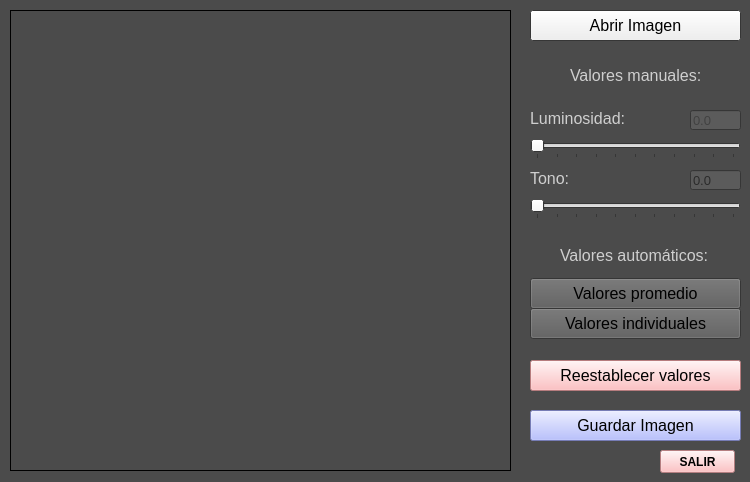
  <widget class="QWidget" name="centralWidget">
   <property name="palette">
    <palette>
     <active>
      <colorrole role="Text">
       <brush brushstyle="SolidPattern">
        <color alpha="255">
         <red>188</red>
         <green>188</green>
         <blue>188</blue>
        </color>
       </brush>
      </colorrole>
      <colorrole role="Base">
       <brush brushstyle="SolidPattern">
        <color alpha="255">
         <red>91</red>
         <green>91</green>
         <blue>91</blue>
        </color>
       </brush>
      </colorrole>
      <colorrole role="Window">
       <brush brushstyle="SolidPattern">
        <color alpha="255">
         <red>75</red>
         <green>75</green>
         <blue>75</blue>
        </color>
       </brush>
      </colorrole>
     </active>
     <inactive>
      <colorrole role="Text">
       <brush brushstyle="SolidPattern">
        <color alpha="255">
         <red>188</red>
         <green>188</green>
         <blue>188</blue>
        </color>
       </brush>
      </colorrole>
      <colorrole role="Base">
       <brush brushstyle="SolidPattern">
        <color alpha="255">
         <red>91</red>
         <green>91</green>
         <blue>91</blue>
        </color>
       </brush>
      </colorrole>
      <colorrole role="Window">
       <brush brushstyle="SolidPattern">
        <color alpha="255">
         <red>75</red>
         <green>75</green>
         <blue>75</blue>
        </color>
       </brush>
      </colorrole>
     </inactive>
     <disabled>
      <colorrole role="Text">
       <brush brushstyle="SolidPattern">
        <color alpha="255">
         <red>120</red>
         <green>120</green>
         <blue>120</blue>
        </color>
       </brush>
      </colorrole>
      <colorrole role="Base">
       <brush brushstyle="SolidPattern">
        <color alpha="255">
         <red>75</red>
         <green>75</green>
         <blue>75</blue>
        </color>
       </brush>
      </colorrole>
      <colorrole role="Window">
       <brush brushstyle="SolidPattern">
        <color alpha="255">
         <red>75</red>
         <green>75</green>
         <blue>75</blue>
        </color>
       </brush>
      </colorrole>
     </disabled>
    </palette>
   </property>
   <widget class="QPushButton" name="pushButtonSalir">
    <property name="geometry">
     <rect>
      <x>660</x>
      <y>450</y>
      <width>75</width>
      <height>23</height>
     </rect>
    </property>
    <property name="font">
     <font>
      <weight>75</weight>
      <bold>true</bold>
     </font>
    </property>
    <property name="cursor">
     <cursorShape>PointingHandCursor</cursorShape>
    </property>
    <property name="styleSheet">
     <string notr="true">background-color: rgb(254, 178, 180);</string>
    </property>
    <property name="text">
     <string>SALIR</string>
    </property>
   </widget>
   <widget class="QPushButton" name="pushButtonAbrir">
    <property name="geometry">
     <rect>
      <x>530</x>
      <y>10</y>
      <width>211</width>
      <height>31</height>
     </rect>
    </property>
    <property name="font">
     <font>
      <pointsize>12</pointsize>
     </font>
    </property>
    <property name="text">
     <string>Abrir Imagen</string>
    </property>
   </widget>
   <widget class="QSlider" name="horizontalSliderTITA">
    <property name="geometry">
     <rect>
      <x>530</x>
      <y>140</y>
      <width>211</width>
      <height>19</height>
     </rect>
    </property>
    <property name="minimum">
     <number>0</number>
    </property>
    <property name="maximum">
     <number>9999</number>
    </property>
    <property name="sliderPosition">
     <number>0</number>
    </property>
    <property name="orientation">
     <enum>Qt::Horizontal</enum>
    </property>
    <property name="tickPosition">
     <enum>QSlider::TicksBelow</enum>
    </property>
    <property name="tickInterval">
     <number>999</number>
    </property>
   </widget>
   <widget class="QLineEdit" name="lineEditTITA">
    <property name="geometry">
     <rect>
      <x>690</x>
      <y>110</y>
      <width>51</width>
      <height>20</height>
     </rect>
    </property>
    <property name="palette">
     <palette>
      <active>
       <colorrole role="WindowText">
        <brush brushstyle="SolidPattern">
         <color alpha="255">
          <red>42</red>
          <green>42</green>
          <blue>42</blue>
         </color>
        </brush>
       </colorrole>
       <colorrole role="Text">
        <brush brushstyle="SolidPattern">
         <color alpha="255">
          <red>65</red>
          <green>65</green>
          <blue>65</blue>
         </color>
        </brush>
       </colorrole>
      </active>
      <inactive>
       <colorrole role="WindowText">
        <brush brushstyle="SolidPattern">
         <color alpha="255">
          <red>42</red>
          <green>42</green>
          <blue>42</blue>
         </color>
        </brush>
       </colorrole>
       <colorrole role="Text">
        <brush brushstyle="SolidPattern">
         <color alpha="255">
          <red>65</red>
          <green>65</green>
          <blue>65</blue>
         </color>
        </brush>
       </colorrole>
      </inactive>
      <disabled>
       <colorrole role="WindowText">
        <brush brushstyle="SolidPattern">
         <color alpha="255">
          <red>120</red>
          <green>120</green>
          <blue>120</blue>
         </color>
        </brush>
       </colorrole>
       <colorrole role="Text">
        <brush brushstyle="SolidPattern">
         <color alpha="255">
          <red>120</red>
          <green>120</green>
          <blue>120</blue>
         </color>
        </brush>
       </colorrole>
      </disabled>
     </palette>
    </property>
    <property name="font">
     <font>
      <pointsize>10</pointsize>
     </font>
    </property>
    <property name="text">
     <string>0.0</string>
    </property>
    <property name="frame">
     <bool>true</bool>
    </property>
   </widget>
   <widget class="QLabel" name="label">
    <property name="geometry">
     <rect>
      <x>530</x>
      <y>110</y>
      <width>111</width>
      <height>16</height>
     </rect>
    </property>
    <property name="palette">
     <palette>
      <active>
       <colorrole role="WindowText">
        <brush brushstyle="SolidPattern">
         <color alpha="255">
          <red>207</red>
          <green>207</green>
          <blue>207</blue>
         </color>
        </brush>
       </colorrole>
       <colorrole role="Text">
        <brush brushstyle="SolidPattern">
         <color alpha="255">
          <red>0</red>
          <green>0</green>
          <blue>0</blue>
         </color>
        </brush>
       </colorrole>
      </active>
      <inactive>
       <colorrole role="WindowText">
        <brush brushstyle="SolidPattern">
         <color alpha="255">
          <red>207</red>
          <green>207</green>
          <blue>207</blue>
         </color>
        </brush>
       </colorrole>
       <colorrole role="Text">
        <brush brushstyle="SolidPattern">
         <color alpha="255">
          <red>0</red>
          <green>0</green>
          <blue>0</blue>
         </color>
        </brush>
       </colorrole>
      </inactive>
      <disabled>
       <colorrole role="WindowText">
        <brush brushstyle="SolidPattern">
         <color alpha="255">
          <red>120</red>
          <green>120</green>
          <blue>120</blue>
         </color>
        </brush>
       </colorrole>
       <colorrole role="Text">
        <brush brushstyle="SolidPattern">
         <color alpha="255">
          <red>120</red>
          <green>120</green>
          <blue>120</blue>
         </color>
        </brush>
       </colorrole>
      </disabled>
     </palette>
    </property>
    <property name="font">
     <font>
      <pointsize>12</pointsize>
     </font>
    </property>
    <property name="text">
     <string>Luminosidad:</string>
    </property>
   </widget>
   <widget class="QLabel" name="label_2">
    <property name="geometry">
     <rect>
      <x>530</x>
      <y>170</y>
      <width>71</width>
      <height>16</height>
     </rect>
    </property>
    <property name="palette">
     <palette>
      <active>
       <colorrole role="WindowText">
        <brush brushstyle="SolidPattern">
         <color alpha="255">
          <red>207</red>
          <green>207</green>
          <blue>207</blue>
         </color>
        </brush>
       </colorrole>
      </active>
      <inactive>
       <colorrole role="WindowText">
        <brush brushstyle="SolidPattern">
         <color alpha="255">
          <red>207</red>
          <green>207</green>
          <blue>207</blue>
         </color>
        </brush>
       </colorrole>
      </inactive>
      <disabled>
       <colorrole role="WindowText">
        <brush brushstyle="SolidPattern">
         <color alpha="255">
          <red>120</red>
          <green>120</green>
          <blue>120</blue>
         </color>
        </brush>
       </colorrole>
      </disabled>
     </palette>
    </property>
    <property name="font">
     <font>
      <pointsize>12</pointsize>
     </font>
    </property>
    <property name="text">
     <string>Tono:</string>
    </property>
   </widget>
   <widget class="QSlider" name="horizontalSliderPHI">
    <property name="geometry">
     <rect>
      <x>530</x>
      <y>200</y>
      <width>211</width>
      <height>19</height>
     </rect>
    </property>
    <property name="maximum">
     <number>9999</number>
    </property>
    <property name="orientation">
     <enum>Qt::Horizontal</enum>
    </property>
    <property name="tickPosition">
     <enum>QSlider::TicksBelow</enum>
    </property>
    <property name="tickInterval">
     <number>999</number>
    </property>
   </widget>
   <widget class="QLineEdit" name="lineEditPHI">
    <property name="geometry">
     <rect>
      <x>690</x>
      <y>170</y>
      <width>51</width>
      <height>20</height>
     </rect>
    </property>
    <property name="palette">
     <palette>
      <active>
       <colorrole role="Text">
        <brush brushstyle="SolidPattern">
         <color alpha="255">
          <red>42</red>
          <green>42</green>
          <blue>42</blue>
         </color>
        </brush>
       </colorrole>
      </active>
      <inactive>
       <colorrole role="Text">
        <brush brushstyle="SolidPattern">
         <color alpha="255">
          <red>42</red>
          <green>42</green>
          <blue>42</blue>
         </color>
        </brush>
       </colorrole>
      </inactive>
      <disabled>
       <colorrole role="Text">
        <brush brushstyle="SolidPattern">
         <color alpha="255">
          <red>120</red>
          <green>120</green>
          <blue>120</blue>
         </color>
        </brush>
       </colorrole>
      </disabled>
     </palette>
    </property>
    <property name="font">
     <font>
      <pointsize>10</pointsize>
     </font>
    </property>
    <property name="text">
     <string>0.0</string>
    </property>
   </widget>
   <widget class="QLabel" name="label_pic">
    <property name="geometry">
     <rect>
      <x>10</x>
      <y>10</y>
      <width>501</width>
      <height>461</height>
     </rect>
    </property>
    <property name="sizePolicy">
     <sizepolicy hsizetype="Preferred" vsizetype="Preferred">
      <horstretch>0</horstretch>
      <verstretch>0</verstretch>
     </sizepolicy>
    </property>
    <property name="frameShape">
     <enum>QFrame::Box</enum>
    </property>
    <property name="text">
     <string/>
    </property>
   </widget>
   <widget class="QLabel" name="label_5">
    <property name="geometry">
     <rect>
      <x>560</x>
      <y>240</y>
      <width>151</width>
      <height>31</height>
     </rect>
    </property>
    <property name="palette">
     <palette>
      <active>
       <colorrole role="WindowText">
        <brush brushstyle="SolidPattern">
         <color alpha="255">
          <red>207</red>
          <green>207</green>
          <blue>207</blue>
         </color>
        </brush>
       </colorrole>
      </active>
      <inactive>
       <colorrole role="WindowText">
        <brush brushstyle="SolidPattern">
         <color alpha="255">
          <red>207</red>
          <green>207</green>
          <blue>207</blue>
         </color>
        </brush>
       </colorrole>
      </inactive>
      <disabled>
       <colorrole role="WindowText">
        <brush brushstyle="SolidPattern">
         <color alpha="255">
          <red>120</red>
          <green>120</green>
          <blue>120</blue>
         </color>
        </brush>
       </colorrole>
      </disabled>
     </palette>
    </property>
    <property name="font">
     <font>
      <pointsize>12</pointsize>
     </font>
    </property>
    <property name="text">
     <string>Valores automáticos:</string>
    </property>
   </widget>
   <widget class="QPushButton" name="pushButtonValProm">
    <property name="geometry">
     <rect>
      <x>530</x>
      <y>278</y>
      <width>211</width>
      <height>31</height>
     </rect>
    </property>
    <property name="palette">
     <palette>
      <active>
       <colorrole role="Button">
        <brush brushstyle="SolidPattern">
         <color alpha="255">
          <red>91</red>
          <green>91</green>
          <blue>91</blue>
         </color>
        </brush>
       </colorrole>
       <colorrole role="Midlight">
        <brush brushstyle="SolidPattern">
         <color alpha="255">
          <red>227</red>
          <green>227</green>
          <blue>227</blue>
         </color>
        </brush>
       </colorrole>
       <colorrole role="Text">
        <brush brushstyle="SolidPattern">
         <color alpha="255">
          <red>0</red>
          <green>0</green>
          <blue>0</blue>
         </color>
        </brush>
       </colorrole>
      </active>
      <inactive>
       <colorrole role="Button">
        <brush brushstyle="SolidPattern">
         <color alpha="255">
          <red>91</red>
          <green>91</green>
          <blue>91</blue>
         </color>
        </brush>
       </colorrole>
       <colorrole role="Midlight">
        <brush brushstyle="SolidPattern">
         <color alpha="255">
          <red>227</red>
          <green>227</green>
          <blue>227</blue>
         </color>
        </brush>
       </colorrole>
       <colorrole role="Text">
        <brush brushstyle="SolidPattern">
         <color alpha="255">
          <red>0</red>
          <green>0</green>
          <blue>0</blue>
         </color>
        </brush>
       </colorrole>
      </inactive>
      <disabled>
       <colorrole role="Button">
        <brush brushstyle="SolidPattern">
         <color alpha="255">
          <red>91</red>
          <green>91</green>
          <blue>91</blue>
         </color>
        </brush>
       </colorrole>
       <colorrole role="Midlight">
        <brush brushstyle="SolidPattern">
         <color alpha="255">
          <red>247</red>
          <green>247</green>
          <blue>247</blue>
         </color>
        </brush>
       </colorrole>
       <colorrole role="Text">
        <brush brushstyle="SolidPattern">
         <color alpha="255">
          <red>120</red>
          <green>120</green>
          <blue>120</blue>
         </color>
        </brush>
       </colorrole>
      </disabled>
     </palette>
    </property>
    <property name="font">
     <font>
      <pointsize>12</pointsize>
     </font>
    </property>
    <property name="text">
     <string>Valores promedio</string>
    </property>
   </widget>
   <widget class="QPushButton" name="pushButtonValInd">
    <property name="geometry">
     <rect>
      <x>530</x>
      <y>308</y>
      <width>211</width>
      <height>31</height>
     </rect>
    </property>
    <property name="palette">
     <palette>
      <active>
       <colorrole role="Button">
        <brush brushstyle="SolidPattern">
         <color alpha="255">
          <red>91</red>
          <green>91</green>
          <blue>91</blue>
         </color>
        </brush>
       </colorrole>
       <colorrole role="Midlight">
        <brush brushstyle="SolidPattern">
         <color alpha="255">
          <red>227</red>
          <green>227</green>
          <blue>227</blue>
         </color>
        </brush>
       </colorrole>
       <colorrole role="Text">
        <brush brushstyle="SolidPattern">
         <color alpha="255">
          <red>0</red>
          <green>0</green>
          <blue>0</blue>
         </color>
        </brush>
       </colorrole>
      </active>
      <inactive>
       <colorrole role="Button">
        <brush brushstyle="SolidPattern">
         <color alpha="255">
          <red>91</red>
          <green>91</green>
          <blue>91</blue>
         </color>
        </brush>
       </colorrole>
       <colorrole role="Midlight">
        <brush brushstyle="SolidPattern">
         <color alpha="255">
          <red>227</red>
          <green>227</green>
          <blue>227</blue>
         </color>
        </brush>
       </colorrole>
       <colorrole role="Text">
        <brush brushstyle="SolidPattern">
         <color alpha="255">
          <red>0</red>
          <green>0</green>
          <blue>0</blue>
         </color>
        </brush>
       </colorrole>
      </inactive>
      <disabled>
       <colorrole role="Button">
        <brush brushstyle="SolidPattern">
         <color alpha="255">
          <red>91</red>
          <green>91</green>
          <blue>91</blue>
         </color>
        </brush>
       </colorrole>
       <colorrole role="Midlight">
        <brush brushstyle="SolidPattern">
         <color alpha="255">
          <red>247</red>
          <green>247</green>
          <blue>247</blue>
         </color>
        </brush>
       </colorrole>
       <colorrole role="Text">
        <brush brushstyle="SolidPattern">
         <color alpha="255">
          <red>120</red>
          <green>120</green>
          <blue>120</blue>
         </color>
        </brush>
       </colorrole>
      </disabled>
     </palette>
    </property>
    <property name="font">
     <font>
      <pointsize>12</pointsize>
     </font>
    </property>
    <property name="text">
     <string>Valores individuales</string>
    </property>
   </widget>
   <widget class="QPushButton" name="pushButtonReestVal">
    <property name="geometry">
     <rect>
      <x>530</x>
      <y>360</y>
      <width>211</width>
      <height>31</height>
     </rect>
    </property>
    <property name="palette">
     <palette>
      <active>
       <colorrole role="Button">
        <brush brushstyle="SolidPattern">
         <color alpha="255">
          <red>255</red>
          <green>174</green>
          <blue>176</blue>
         </color>
        </brush>
       </colorrole>
       <colorrole role="Text">
        <brush brushstyle="SolidPattern">
         <color alpha="255">
          <red>0</red>
          <green>0</green>
          <blue>0</blue>
         </color>
        </brush>
       </colorrole>
       <colorrole role="Base">
        <brush brushstyle="SolidPattern">
         <color alpha="255">
          <red>255</red>
          <green>174</green>
          <blue>176</blue>
         </color>
        </brush>
       </colorrole>
       <colorrole role="Window">
        <brush brushstyle="SolidPattern">
         <color alpha="255">
          <red>255</red>
          <green>174</green>
          <blue>176</blue>
         </color>
        </brush>
       </colorrole>
       <colorrole role="Highlight">
        <brush brushstyle="SolidPattern">
         <color alpha="255">
          <red>255</red>
          <green>85</green>
          <blue>88</blue>
         </color>
        </brush>
       </colorrole>
       <colorrole role="AlternateBase">
        <brush brushstyle="SolidPattern">
         <color alpha="255">
          <red>246</red>
          <green>246</green>
          <blue>246</blue>
         </color>
        </brush>
       </colorrole>
      </active>
      <inactive>
       <colorrole role="Button">
        <brush brushstyle="SolidPattern">
         <color alpha="255">
          <red>255</red>
          <green>174</green>
          <blue>176</blue>
         </color>
        </brush>
       </colorrole>
       <colorrole role="Text">
        <brush brushstyle="SolidPattern">
         <color alpha="255">
          <red>0</red>
          <green>0</green>
          <blue>0</blue>
         </color>
        </brush>
       </colorrole>
       <colorrole role="Base">
        <brush brushstyle="SolidPattern">
         <color alpha="255">
          <red>255</red>
          <green>174</green>
          <blue>176</blue>
         </color>
        </brush>
       </colorrole>
       <colorrole role="Window">
        <brush brushstyle="SolidPattern">
         <color alpha="255">
          <red>255</red>
          <green>174</green>
          <blue>176</blue>
         </color>
        </brush>
       </colorrole>
       <colorrole role="Highlight">
        <brush brushstyle="SolidPattern">
         <color alpha="255">
          <red>255</red>
          <green>85</green>
          <blue>88</blue>
         </color>
        </brush>
       </colorrole>
       <colorrole role="AlternateBase">
        <brush brushstyle="SolidPattern">
         <color alpha="255">
          <red>246</red>
          <green>246</green>
          <blue>246</blue>
         </color>
        </brush>
       </colorrole>
      </inactive>
      <disabled>
       <colorrole role="Button">
        <brush brushstyle="SolidPattern">
         <color alpha="255">
          <red>255</red>
          <green>174</green>
          <blue>176</blue>
         </color>
        </brush>
       </colorrole>
       <colorrole role="Text">
        <brush brushstyle="SolidPattern">
         <color alpha="255">
          <red>120</red>
          <green>120</green>
          <blue>120</blue>
         </color>
        </brush>
       </colorrole>
       <colorrole role="Base">
        <brush brushstyle="SolidPattern">
         <color alpha="255">
          <red>255</red>
          <green>174</green>
          <blue>176</blue>
         </color>
        </brush>
       </colorrole>
       <colorrole role="Window">
        <brush brushstyle="SolidPattern">
         <color alpha="255">
          <red>255</red>
          <green>174</green>
          <blue>176</blue>
         </color>
        </brush>
       </colorrole>
       <colorrole role="Highlight">
        <brush brushstyle="SolidPattern">
         <color alpha="255">
          <red>51</red>
          <green>153</green>
          <blue>255</blue>
         </color>
        </brush>
       </colorrole>
       <colorrole role="AlternateBase">
        <brush brushstyle="SolidPattern">
         <color alpha="255">
          <red>246</red>
          <green>246</green>
          <blue>246</blue>
         </color>
        </brush>
       </colorrole>
      </disabled>
     </palette>
    </property>
    <property name="font">
     <font>
      <pointsize>12</pointsize>
     </font>
    </property>
    <property name="styleSheet">
     <string notr="true">background-color: rgb(255, 174, 176);</string>
    </property>
    <property name="text">
     <string>Reestablecer valores</string>
    </property>
   </widget>
   <widget class="QPushButton" name="pushButtonGuardar">
    <property name="geometry">
     <rect>
      <x>530</x>
      <y>410</y>
      <width>211</width>
      <height>31</height>
     </rect>
    </property>
    <property name="font">
     <font>
      <pointsize>12</pointsize>
     </font>
    </property>
    <property name="styleSheet">
     <string notr="true">background-color: rgb(165, 174, 254);</string>
    </property>
    <property name="text">
     <string>Guardar Imagen</string>
    </property>
   </widget>
   <widget class="QLabel" name="label_6">
    <property name="geometry">
     <rect>
      <x>570</x>
      <y>60</y>
      <width>151</width>
      <height>31</height>
     </rect>
    </property>
    <property name="palette">
     <palette>
      <active>
       <colorrole role="WindowText">
        <brush brushstyle="SolidPattern">
         <color alpha="255">
          <red>207</red>
          <green>207</green>
          <blue>207</blue>
         </color>
        </brush>
       </colorrole>
      </active>
      <inactive>
       <colorrole role="WindowText">
        <brush brushstyle="SolidPattern">
         <color alpha="255">
          <red>207</red>
          <green>207</green>
          <blue>207</blue>
         </color>
        </brush>
       </colorrole>
      </inactive>
      <disabled>
       <colorrole role="WindowText">
        <brush brushstyle="SolidPattern">
         <color alpha="255">
          <red>120</red>
          <green>120</green>
          <blue>120</blue>
         </color>
        </brush>
       </colorrole>
      </disabled>
     </palette>
    </property>
    <property name="font">
     <font>
      <pointsize>12</pointsize>
     </font>
    </property>
    <property name="text">
     <string>Valores manuales:</string>
    </property>
   </widget>
   <widget class="QLabel" name="labelTITA">
    <property name="enabled">
     <bool>true</bool>
    </property>
    <property name="geometry">
     <rect>
      <x>630</x>
      <y>110</y>
      <width>51</width>
      <height>16</height>
     </rect>
    </property>
    <property name="palette">
     <palette>
      <active>
       <colorrole role="WindowText">
        <brush brushstyle="SolidPattern">
         <color alpha="255">
          <red>206</red>
          <green>206</green>
          <blue>206</blue>
         </color>
        </brush>
       </colorrole>
       <colorrole role="Text">
        <brush brushstyle="SolidPattern">
         <color alpha="255">
          <red>236</red>
          <green>236</green>
          <blue>236</blue>
         </color>
        </brush>
       </colorrole>
       <colorrole role="BrightText">
        <brush brushstyle="SolidPattern">
         <color alpha="255">
          <red>122</red>
          <green>122</green>
          <blue>122</blue>
         </color>
        </brush>
       </colorrole>
       <colorrole role="ButtonText">
        <brush brushstyle="SolidPattern">
         <color alpha="255">
          <red>149</red>
          <green>149</green>
          <blue>149</blue>
         </color>
        </brush>
       </colorrole>
      </active>
      <inactive>
       <colorrole role="WindowText">
        <brush brushstyle="SolidPattern">
         <color alpha="255">
          <red>184</red>
          <green>184</green>
          <blue>184</blue>
         </color>
        </brush>
       </colorrole>
       <colorrole role="Text">
        <brush brushstyle="SolidPattern">
         <color alpha="255">
          <red>236</red>
          <green>236</green>
          <blue>236</blue>
         </color>
        </brush>
       </colorrole>
       <colorrole role="BrightText">
        <brush brushstyle="SolidPattern">
         <color alpha="255">
          <red>122</red>
          <green>122</green>
          <blue>122</blue>
         </color>
        </brush>
       </colorrole>
       <colorrole role="ButtonText">
        <brush brushstyle="SolidPattern">
         <color alpha="255">
          <red>149</red>
          <green>149</green>
          <blue>149</blue>
         </color>
        </brush>
       </colorrole>
      </inactive>
      <disabled>
       <colorrole role="WindowText">
        <brush brushstyle="SolidPattern">
         <color alpha="255">
          <red>120</red>
          <green>120</green>
          <blue>120</blue>
         </color>
        </brush>
       </colorrole>
       <colorrole role="Text">
        <brush brushstyle="SolidPattern">
         <color alpha="255">
          <red>120</red>
          <green>120</green>
          <blue>120</blue>
         </color>
        </brush>
       </colorrole>
       <colorrole role="BrightText">
        <brush brushstyle="SolidPattern">
         <color alpha="255">
          <red>122</red>
          <green>122</green>
          <blue>122</blue>
         </color>
        </brush>
       </colorrole>
       <colorrole role="ButtonText">
        <brush brushstyle="SolidPattern">
         <color alpha="255">
          <red>120</red>
          <green>120</green>
          <blue>120</blue>
         </color>
        </brush>
       </colorrole>
      </disabled>
     </palette>
    </property>
    <property name="layoutDirection">
     <enum>Qt::RightToLeft</enum>
    </property>
    <property name="text">
     <string/>
    </property>
   </widget>
   <widget class="QLabel" name="labelPHI">
    <property name="enabled">
     <bool>true</bool>
    </property>
    <property name="geometry">
     <rect>
      <x>630</x>
      <y>170</y>
      <width>51</width>
      <height>16</height>
     </rect>
    </property>
    <property name="palette">
     <palette>
      <active>
       <colorrole role="WindowText">
        <brush brushstyle="SolidPattern">
         <color alpha="255">
          <red>206</red>
          <green>206</green>
          <blue>206</blue>
         </color>
        </brush>
       </colorrole>
       <colorrole role="Text">
        <brush brushstyle="SolidPattern">
         <color alpha="255">
          <red>236</red>
          <green>236</green>
          <blue>236</blue>
         </color>
        </brush>
       </colorrole>
       <colorrole role="BrightText">
        <brush brushstyle="SolidPattern">
         <color alpha="255">
          <red>122</red>
          <green>122</green>
          <blue>122</blue>
         </color>
        </brush>
       </colorrole>
       <colorrole role="ButtonText">
        <brush brushstyle="SolidPattern">
         <color alpha="255">
          <red>149</red>
          <green>149</green>
          <blue>149</blue>
         </color>
        </brush>
       </colorrole>
      </active>
      <inactive>
       <colorrole role="WindowText">
        <brush brushstyle="SolidPattern">
         <color alpha="255">
          <red>184</red>
          <green>184</green>
          <blue>184</blue>
         </color>
        </brush>
       </colorrole>
       <colorrole role="Text">
        <brush brushstyle="SolidPattern">
         <color alpha="255">
          <red>236</red>
          <green>236</green>
          <blue>236</blue>
         </color>
        </brush>
       </colorrole>
       <colorrole role="BrightText">
        <brush brushstyle="SolidPattern">
         <color alpha="255">
          <red>122</red>
          <green>122</green>
          <blue>122</blue>
         </color>
        </brush>
       </colorrole>
       <colorrole role="ButtonText">
        <brush brushstyle="SolidPattern">
         <color alpha="255">
          <red>149</red>
          <green>149</green>
          <blue>149</blue>
         </color>
        </brush>
       </colorrole>
      </inactive>
      <disabled>
       <colorrole role="WindowText">
        <brush brushstyle="SolidPattern">
         <color alpha="255">
          <red>120</red>
          <green>120</green>
          <blue>120</blue>
         </color>
        </brush>
       </colorrole>
       <colorrole role="Text">
        <brush brushstyle="SolidPattern">
         <color alpha="255">
          <red>120</red>
          <green>120</green>
          <blue>120</blue>
         </color>
        </brush>
       </colorrole>
       <colorrole role="BrightText">
        <brush brushstyle="SolidPattern">
         <color alpha="255">
          <red>122</red>
          <green>122</green>
          <blue>122</blue>
         </color>
        </brush>
       </colorrole>
       <colorrole role="ButtonText">
        <brush brushstyle="SolidPattern">
         <color alpha="255">
          <red>120</red>
          <green>120</green>
          <blue>120</blue>
         </color>
        </brush>
       </colorrole>
      </disabled>
     </palette>
    </property>
    <property name="layoutDirection">
     <enum>Qt::RightToLeft</enum>
    </property>
    <property name="text">
     <string/>
    </property>
   </widget>
  </widget>
